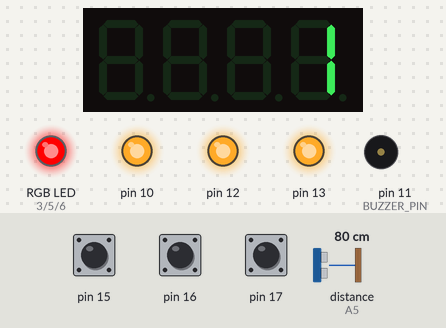
The sketch below on a simulated Arduino Uno, built with avr-gcc and run on an emulated ATmega328P. Parts: 4-digit seven-segment display, an RGB LED mixed from three pins (HIGH = lit), output pins drawn as LEDs (lit = HIGH), buzzer (waves = sounding). Wiring (inferred from the names in the program): ultrasonic range finder: trigger A4; echo A5. The test bench sets the inputs (shaded band); at power-on: pin 15 HIGH, distance to the obstacle (sensor on A5) 80 cm, pin 16 HIGH, pin 17 HIGH. The echo pulse lasts 58.3 µs per cm; random numbers use the default seed unless the sketch sets one; pins used as bus, display or sensor lines are not drawn.

Above: at 2.7 s.
2.8 s: pin 15 pulled LOW for 0.15 s
At 6.6 s:
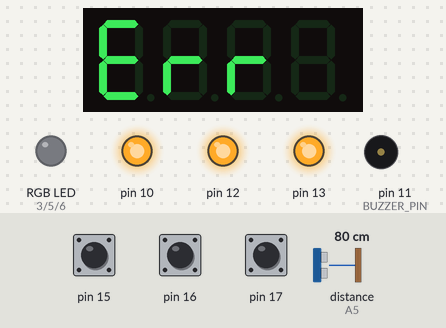
8.9 s: distance to the obstacle (sensor on A5) set to 35 cm
At 11.7 s:
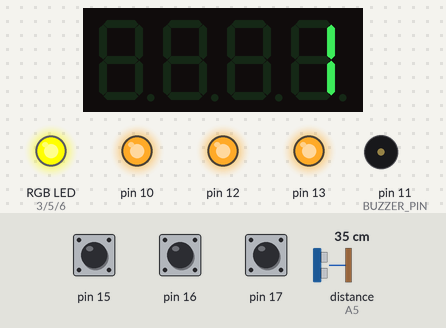
11.9 s: distance to the obstacle (sensor on A5) set to 2 cm
At 13.1 s:
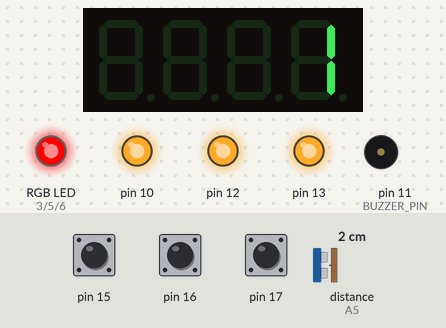
14.9 s: distance to the obstacle (sensor on A5) set to 23 cm
At 15.4 s:
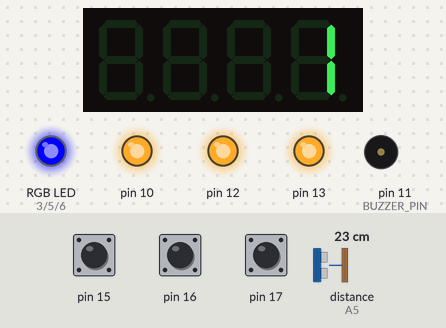
16.4 s: distance to the obstacle (sensor on A5) set to 12 cm
At 16.51 s:
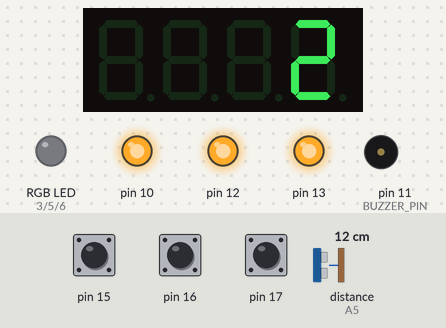
18.1 s: distance to the obstacle (sensor on A5) set to 9 cm
Timing chart, 0 to 47.3 s (numbered marks = the images above; inputs shaded):
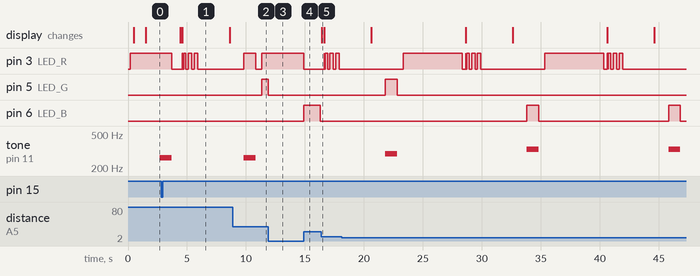

The sketch:

Unified-Code-V0-0-2-CORRIGIDO.ino
```cpp
#include <TimerOne.h>
#include <Wire.h>
#include <MultiFuncShield.h>
#include <stdlib.h>
#include <time.h>

#define TRIG_PIN A4
#define ECHO_PIN A5
#define LED_R 3
#define LED_G 5
#define LED_B 6
#define BUZZER_PIN 11
#define BTN_PIN 2

const int SEQ_MAX = 10;           // Tamanho máximo da sequência
const int TIMEOUT_MS = 5000;      // Timeout de 5 segundos
const int DELAY_ENTRE_NIVEIS = 500; // Delay entre apresentação de níveis (ms)
const int VELOCIDADE_MIN = 300;   // Velocidade mínima de apresentação
const int VELOCIDADE_DECR = 50;   // Decréscimo de velocidade por rodada

// Notas musicais para cada nível
const int NOTA[5] = {0, 262, 294, 330, 392}; // Dó, Ré, Mi, Sol

// Cores RGB para cada nível
const byte COR_R[5] = {0, 255, 0, 0, 255};     // Vermelho, Verde, Azul, Amarelo
const byte COR_G[5] = {0, 0, 255, 0, 255};
const byte COR_B[5] = {0, 0, 0, 255, 0};

int sequencia[SEQ_MAX];       // Sequência do jogo
int seqTamanho = 1;           // Tamanho atual da sequência (começa em 1)
int velocidade = 1000;        // Velocidade de apresentação em ms

void gerarSequencia() {
  for (int i = 0; i < SEQ_MAX; i++) {
    sequencia[i] = random(1, 5); // Números de 1 a 4
  }
}

float obterDistancia() {
  // Envia pulso de 10 microsegundos no TRIG
  digitalWrite(TRIG_PIN, LOW);
  delayMicroseconds(2);
  digitalWrite(TRIG_PIN, HIGH);
  delayMicroseconds(10);
  digitalWrite(TRIG_PIN, LOW);

  float duracao = pulseIn(ECHO_PIN, HIGH, 30000); // Timeout de 30ms
  if (duracao == 0) return 0;

  float distancia = duracao * 0.034 / 2.0;
  return distancia;
}

int mapearNivel(float distancia) {
  if (distancia <= 10) return 1;        // 0-10 cm → Nível 1 (Vermelho/Dó)
  else if (distancia <= 20) return 2;   // 10-20 cm → Nível 2 (Verde/Ré)
  else if (distancia <= 30) return 3;   // 20-30 cm → Nível 3 (Azul/Mi)
  else if (distancia <= 40) return 4;   // 30-40 cm → Nível 4 (Amarelo/Fá)
  else return 0;                         // Fora do alcance
}

void definirCor(byte r, byte g, byte b) {
  analogWrite(LED_R, r);
  analogWrite(LED_G, g);
  analogWrite(LED_B, b);
}

void apagarLED() {
  definirCor(0, 0, 0);
}

void acenderNivel(int nivel, int duracao) {
  if (nivel < 1 || nivel > 4) {
    apagarLED();
    noTone(BUZZER_PIN);
    return;
  }
  definirCor(COR_R[nivel], COR_G[nivel], COR_B[nivel]);

  tone(BUZZER_PIN, NOTA[nivel], duracao);
  delay(duracao);

  apagarLED();
  noTone(BUZZER_PIN);
}

void apresentarSequencia() {
  delay(400);
  for (int i = 0; i < seqTamanho; i++) {
    int nivel = sequencia[i];
    acenderNivel(nivel, velocidade);
    delay(DELAY_ENTRE_NIVEIS);
  }
}

bool lerResposta(int nivelEsperado) {
  unsigned long tempoInicio = millis();

  while (millis() - tempoInicio < TIMEOUT_MS) {
    float distancia = obterDistancia();
    int nivelLido = mapearNivel(distancia);

    if (nivelLido > 0) {
      definirCor(COR_R[nivelLido], COR_G[nivelLido], COR_B[nivelLido]);
    } else {
      apagarLED();
    }

    if (MFS.getButton() == BUTTON_1_PRESSED) {
      delay(100); // Debounce
      break;
    }
  }
  apagarLED();
  delay(100);
  float distanciaFinal = obterDistancia();
  int nivelFinal = mapearNivel(distanciaFinal);
  MFS.write(nivelFinal);
  delay(200);

  if (nivelFinal == nivelEsperado) {
    definirCor(COR_R[nivelFinal], COR_G[nivelFinal], COR_B[nivelFinal]);
    tone(BUZZER_PIN, 500, 200); // Bip curto de acerto
    delay(300);
    apagarLED();
    return true;
  }

  return false;
}

void sinalizarErro() {
  MFS.write("Err");
  MFS.beep(2, 2, 3, 1, 1); // 3 bips rápidos

  for (int i = 0; i < 3; i++) {
    definirCor(255, 0, 0); // Vermelho
    delay(300);
    apagarLED();
    delay(200);
  }

  delay(500);
}

void sinalizarVitoria() {
  MFS.write("GooD");
  MFS.beep(1, 1, 2, 1, 1); // 2 bips curtos

  for (int n = 1; n <= 4; n++) {
    acenderNivel(n, 150);
    delay(100);
  }

  delay(500);
}

void efeitoArcoIris() {
  MFS.write("LVEL");
  MFS.beep(3, 1, 2, 1, 1); // 2 bips mais longos

  for (int ciclo = 0; ciclo < 3; ciclo++) {
    for (int n = 1; n <= 4; n++) {
      definirCor(COR_R[n], COR_G[n], COR_B[n]);
      delay(150);
    }
  }
  apagarLED();
  delay(500);
}

void setup() {
  Serial.begin(9600);

  Timer1.initialize(1000000);
  MFS.initialize(&Timer1);

  pinMode(TRIG_PIN, OUTPUT);
  pinMode(ECHO_PIN, INPUT);
  pinMode(BTN_PIN, INPUT_PULLUP);
  pinMode(LED_R, OUTPUT);
  pinMode(LED_G, OUTPUT);
  pinMode(LED_B, OUTPUT);
  pinMode(BUZZER_PIN, OUTPUT);

  randomSeed(analogRead(A0));
  MFS.beep();
  delay(500);
  MFS.write("GO");
  delay(1000);
}

void loop() {
  // Inicializa o jogo
  seqTamanho = 1;
  velocidade = 1000;
  gerarSequencia();

  while (seqTamanho <= SEQ_MAX) {
    MFS.write(seqTamanho);
    delay(800);

    apresentarSequencia();

    bool acertouSequencia = true;
    for (int i = 0; i < seqTamanho; i++) {
      MFS.write(i + 1); // Mostra posição atual na sequência

      if (!lerResposta(sequencia[i])) {
        acertouSequencia = false;
        break;
      }

      delay(300);
    }

    if (!acertouSequencia) {
      sinalizarErro();
      delay(2000);
      return; // Volta ao início do loop() → novo jogo
    }

    // Verifica se deve fazer efeito especial
    if (seqTamanho % 5 == 0) {
      efeitoArcoIris();
    } else {
      sinalizarVitoria();
    }

    // Prepara para próxima rodada
    seqTamanho++;

    if (velocidade - VELOCIDADE_DECR >= VELOCIDADE_MIN) {
      velocidade -= VELOCIDADE_DECR;
    }

    delay(800);
  }

  // Venceu o jogo inteiro
  MFS.write("WIN");
  efeitoArcoIris();
  efeitoArcoIris();
  delay(3000);

  delay(2000);
}
```

Measured:
- after the input at 2.8 s, the display: first changes after 1.6 s (image 1 shows a later state)
- after the input at 8.9 s, pin 5 (LED_G): LOW → HIGH after 2.4 s
- after the input at 11.9 s, pin 5 (LED_G): HIGH → LOW at once
- after the input at 14.9 s, pin 6 (LED_B): LOW → HIGH at once, → LOW 1.4 s later
- by itself, tone on pin 11 (BUZZER_PIN): repeats every 12.0 s: silent 11.0 s, 330 Hz 1.0 s
- what the display in image 1 shows lasts 4.0 s, from 4.6 s to 8.6 s
